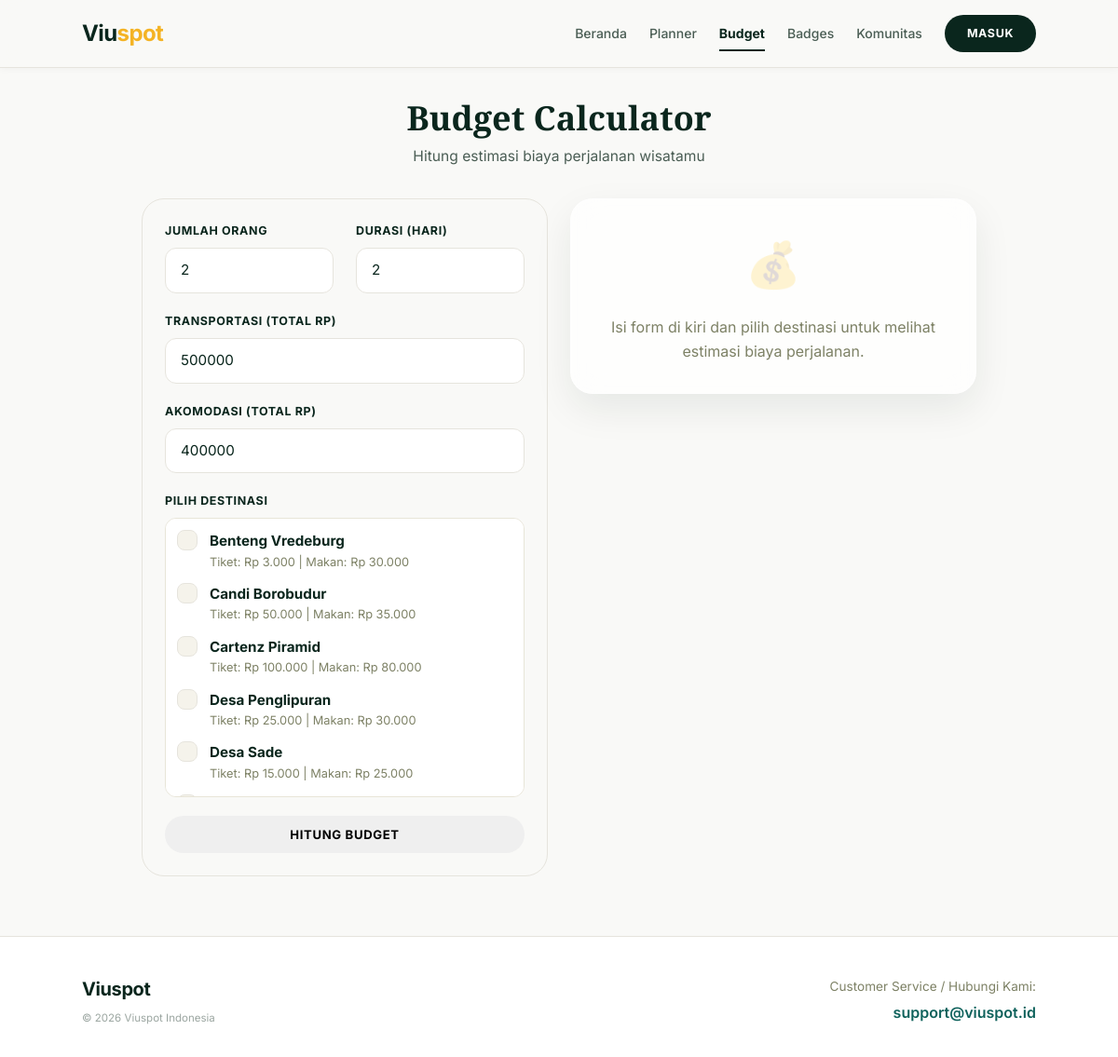
Page /budget.php on the committed database.
### tables this page shows
CREATE TABLE places (
    id INT AUTO_INCREMENT PRIMARY KEY,
    name VARCHAR(150) NOT NULL,
    category_id INT NOT NULL,
    location VARCHAR(200) NOT NULL,
    description TEXT,
    entrance_fee DECIMAL(10,2) DEFAULT 0,
    parking_fee DECIMAL(10,2) DEFAULT 0,
    meal_cost DECIMAL(10,2) DEFAULT 0,
    latitude VARCHAR(20),
    longitude VARCHAR(20),
    image_url VARCHAR(255) DEFAULT '',
    status ENUM('pending','approved','rejected') DEFAULT 'pending',
    submitted_by INT,
    created_at TIMESTAMP DEFAULT CURRENT_TIMESTAMP,
    updated_at TIMESTAMP DEFAULT CURRENT_TIMESTAMP ON UPDATE CURRENT_TIMESTAMP,
    FOREIGN KEY (category_id) REFERENCES categories(id) ON DELETE CASCADE,
    FOREIGN KEY (submitted_by) REFERENCES users(id) ON DELETE SET NULL
);

### includes/functions.php (called while the page is built, shortened)
<?php
function esc($str) {
    return htmlspecialchars($str ?? '', ENT_QUOTES, 'UTF-8');
}
function format_rupiah($amount) {
    return 'Rp ' . number_format($amount, 0, ',', '.');
}
?>

### budget.php (the view, shortened to what this page needs)
<?php
require_once 'includes/functions.php';
$stmt = $pdo->query("SELECT * FROM places WHERE status='approved' ORDER BY `name` ASC");
$all_places = $stmt->fetchAll();
$budget_result = null;
require_once 'includes/header.php';
?>
<div class="container planner-page">
    <div class="section-header">
        <h2>Budget Calculator</h2>
        <p>Hitung estimasi biaya perjalanan wisatamu</p>
    </div>
    <div class="grid grid-2">
        <div>
            <form id="budgetForm" method="POST" action="" class="planner-card">
                <div class="grid grid-2">
                    <div class="form-group">
                        <label class="form-label">Jumlah Orang</label>
                        <input type="number" name="people" class="form-control" value="2" min="1" required>
                    </div>
                    <div class="form-group">
                        <label class="form-label">Durasi (Hari)</label>
                        <input type="number" name="days" class="form-control" value="2" min="1" required>
                    </div>
                </div>
                <div class="form-group">
                    <label class="form-label">Transportasi (Total Rp)</label>
                    <input type="number" name="transport" class="form-control" value="500000" min="0">
                </div>
                <div class="form-group">
                    <label class="form-label">Akomodasi (Total Rp)</label>
                    <input type="number" name="accommodation" class="form-control" value="400000" min="0">
                </div>
                <div class="form-group">
                    <label class="form-label">Pilih Destinasi</label>
                    <div style="max-height:300px; overflow-y:auto; border:1px solid #e8e5d8; border-radius:12px; padding:0.75rem; background: #fff;">
                        <?php foreach ($all_places as $place): ?>
                            <label class="dest-item">
                                <span class="checkmark"></span>
                                <strong><?php echo esc($place['name']); ?></strong>
                                <div style="color:#7d8165; font-size:0.8rem;">
                                    Tiket: <?php echo format_rupiah($place['entrance_fee']); ?> | Makan: <?php echo format_rupiah($place['meal_cost']); ?>
                                </div>
                            </label>
                        <?php endforeach; ?>
                    </div>
                </div>
                <button type="submit" name="calculate" class="btn btn-emerald btn-block">Hitung Budget</button>
            </form>
        </div>
        <div id="resultContainer">
            <?php if ($budget_result): ?>
                <div class="budget-summary glass-card" style="background: var(--hero-gradient);">
                    <div style="font-size:0.9rem; opacity:0.9; margin-bottom:0.5rem;">Estimasi Total Biaya</div>
                    <div class="budget-total price-highlight" id="totalDisplay"><?php echo format_rupiah($budget_result['total']); ?></div>
                    <div class="budget-breakdown">
                        <div class="budget-item">
                            <div class="budget-item-label">Tiket Masuk</div>
                            <div class="budget-item-value"><?php echo format_rupiah($budget_result['entrance']); ?></div>
                        </div>
                        <div class="budget-item">
                            <div class="budget-item-label">Parkir</div>
                            <div class="budget-item-value"><?php echo format_rupiah($budget_result['parking']); ?></div>
                        </div>
                        <div class="budget-item">
                            <div class="budget-item-label">Makan</div>
                            <div class="budget-item-value"><?php echo format_rupiah($budget_result['meals']); ?></div>
                        </div>
                        <div class="budget-item">
                            <div class="budget-item-label">Transport</div>
                            <div class="budget-item-value"><?php echo format_rupiah($budget_result['transport']); ?></div>
                        </div>
                        <div class="budget-item">
                            <div class="budget-item-label">Akomodasi</div>
                            <div class="budget-item-value"><?php echo format_rupiah($budget_result['accommodation']); ?></div>
                        </div>
                    </div>
                </div>
                <div class="planner-card" style="margin-top:1.5rem;">
                    <h4 style="margin-bottom:1rem;">Detail Destinasi</h4>
                    <?php foreach ($budget_result['details'] as $d): ?>
                        <div style="padding:0.75rem 0; border-bottom:1px solid #f5f3eb;">
                            <strong><?php echo esc($d['name']); ?></strong>
                            <p style="font-size:0.85rem; color:#7d8165; margin-top:0.25rem;">
                                Tiket: <?php echo format_rupiah($d['entrance_fee']); ?> |
                                Parkir: <?php echo format_rupiah($d['parking_fee']); ?> |
                                Makan: <?php echo format_rupiah($d['meal_cost']); ?>
                            </p>
                        </div>
                    <?php endforeach; ?>
                </div>
            <?php else: ?>
                <div class="glass-card" style="text-align:center; color:#7d8165; min-height: 200px; display: flex; flex-direction: column; justify-content: center;">
                    <div style="font-size: 3rem; margin-bottom: 1rem; opacity: 0.2;">💰</div>
                    <p>Isi form di kiri dan pilih destinasi untuk melihat estimasi biaya perjalanan.</p>
                </div>
            <?php endif; ?>
        </div>
    </div>
</div>
<?php require_once 'includes/footer.php'; ?>

### rows in the picture
places: name "Benteng Vredeburg", entrance_fee "Rp 3.000", meal_cost "Rp 30.000"
places: name "Candi Borobudur", entrance_fee "Rp 50.000", meal_cost "Rp 35.000"
places: name "Cartenz Piramid", entrance_fee "Rp 100.000", meal_cost "Rp 80.000"
places: name "Desa Penglipuran", entrance_fee "Rp 25.000", meal_cost "Rp 30.000"
places: name "Desa Sade", entrance_fee "Rp 15.000", meal_cost "Rp 25.000"
